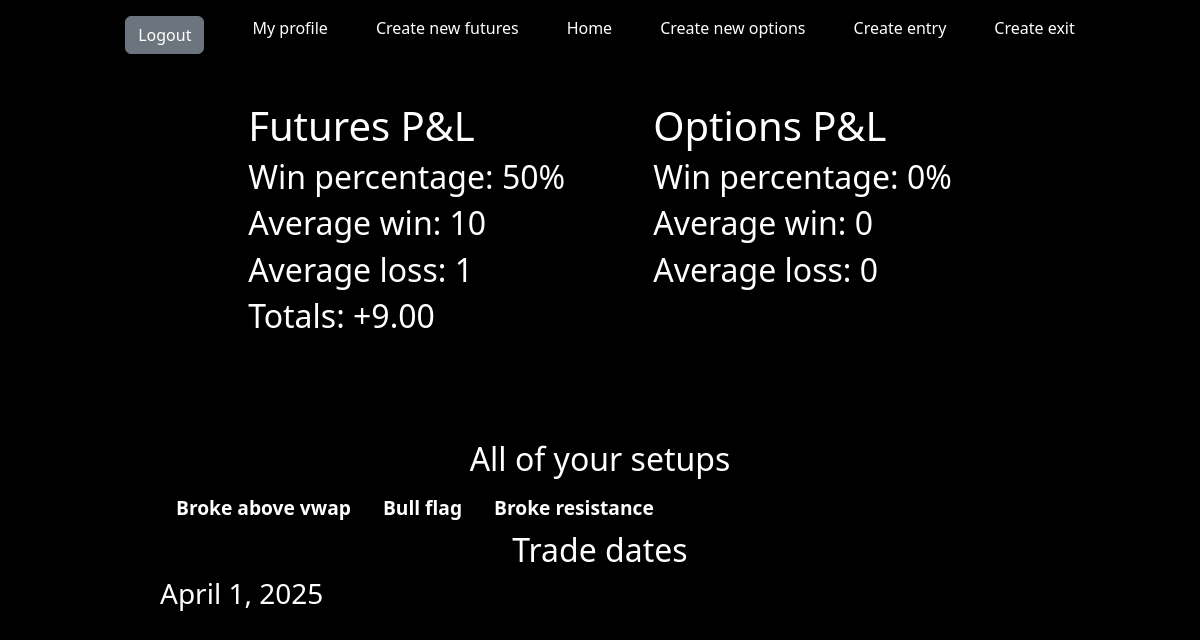
/profile/ (signed in), run on the app's committed database.
### main/models.py (models this page shows, shortened)
class Enter_Trade(models.Model):
    user = models.ForeignKey(User, on_delete=models.CASCADE)
    reason = models.CharField(max_length=255)
    profit = models.DecimalField(max_digits=10, decimal_places=2, default= 0.00)

### main/views.py (the view, shortened to what this page needs)
# urls.py: path('profile/', views.profile, name='profile'),
def profile(request):
    user = request.user
    unique_dates = Trade.objects.values_list('date', flat=True).distinct().order_by('date')
    strategies = Enter_Trade.objects.filter(user = user)
    entry_reasons_profit = {strat: strat.profit for strat in strategies}
    futures_trades = user.trade_set.all()
    futures_wins = 0
    futures_total_win = Decimal(0.00)
    futures_losses = 0
    futures_total_loss = Decimal(0.00)
    for trade in futures_trades:
        if trade.profit:
            futures_wins += 1
            futures_total_win += trade.p_and_l
        else:
            futures_losses += 1
            futures_total_loss += trade.p_and_l
    futures_p_and_l = futures_total_win - futures_total_loss
    futures_percentage = futures_wins / len(futures_trades) * 100 if len(futures_trades) > 0 else 0
    average_futures_win = futures_total_win / futures_wins if futures_wins > 0 else Decimal("0.00")
    average_futures_loss = futures_total_loss / futures_losses if futures_losses > 0 else Decimal("0.00")
    options_wins = 0
    options_losses = 0
    options_total_win = Decimal(0.00)
    options_total_loss = Decimal(0.00)
    options_trades = OptionsTrade.objects.filter(user = user)
    options_p_and_l = options_total_win - options_total_loss
    options_percentage = options_wins / len(options_trades) * 100 if len(options_trades) > 0 else 0
    average_options_win = options_total_win / options_wins if options_wins > 0 else Decimal("0.00")
    average_options_loss = options_total_loss / options_losses if options_losses > 0 else Decimal("0.00")
    context = {
        "strategies": strategies,
        "unique_dates": unique_dates,
        "Trade": Trade,
        "futures_trades": futures_trades,
        "entry_reasons_profit": entry_reasons_profit,
        "futures_percentage": futures_percentage.__round__(),
        "average_futures_win": average_futures_win.__round__(),
        "average_futures_loss": average_futures_loss.__round__(),
        "futures_p_and_l": futures_p_and_l,
        "options_p_and_l": options_p_and_l.__round__(),
        "options_percentage": options_percentage.__round__(),
        "average_options_win": average_options_win.__round__(),
        "average_options_loss": average_options_loss.__round__()
    }
    return render(request, 'main/profile.html', context)

### main/templates/main/profile.html (shortened to what this page needs)
{% extends 'main/base.html' %}
{% load custom_filters %}
{% block content %}
<div class="d-flex justify-content-evenly mb-6">
    <div>
        <h1>Futures P&L</h1>
        <h2>Win percentage: {{futures_percentage}}%</h2>
        <h2>Average win: {{average_futures_win}}</h2>
        <h2>Average loss: {{average_futures_loss}}</h2>
        <h2>
            {% if futures_p_and_l > 0.00 %}
                Totals: +{{futures_p_and_l}}
            {% elif futures_p_and_l < 0.00 %}
                Totals: {{futures_p_and_l}}
            {% endif %}
        </h2>
    </div>
    <div>
        <h1>Options P&L</h1>
        <h2>Win percentage: {{options_percentage}}%</h2>
        <h2>Average win: {{average_options_win}}</h2>
        <h2>Average loss: {{average_options_loss}}</h2>
    </div>
</div>
<div class="text-center">
    <h2>All of your setups</h2>
    <ul class="d-flex flex-row flex-wrap list-group">
        {% for strategy in strategies %}
            <li class="list-group-item bg-black" style="font-weight: bolder; font-size: larger;"><a href="/setups/{{strategy.reason}}">{{ strategy.reason }}</a></li>
        {% endfor %}
    </ul>
</div>
<h2 class="text-center">Trade dates</h2>
<div class="d-flex flex-row flex-wrap gap-4">
    {% for date in unique_dates %}
        <a href="/date/{{ date|date:'Y-m-d' }}"><h3>{{ date }}</h3></a>
    {% endfor %}
</div>
{% endblock content %}

### static/css/styles.css (style rules this page uses)
h1, h2, h3, h4, h5, p, span, li, a, label { color: white; text-decoration: none; border: none !important; }
body { background-color: black; padding-top: 4em; }
.mb-6 { margin-bottom: 6em; }
ul, li { list-style: none; }
@media (min-width: 650px) { body { padding-top: 1em; } }

### data on the page
Enter_Trade: reason "Broke above vwap"
Enter_Trade: reason "Bull flag"
Enter_Trade: reason "Broke resistance"

### other printed values
{{ futures_percentage }} "50"
{{ average_futures_win }} "10"
{{ average_futures_loss }} "1"
{{ futures_p_and_l }} "9.00"
{{ options_percentage }} "0"
{{ average_options_win }} "0"
{{ average_options_loss }} "0"
{{ date }} "April 1, 2025"
